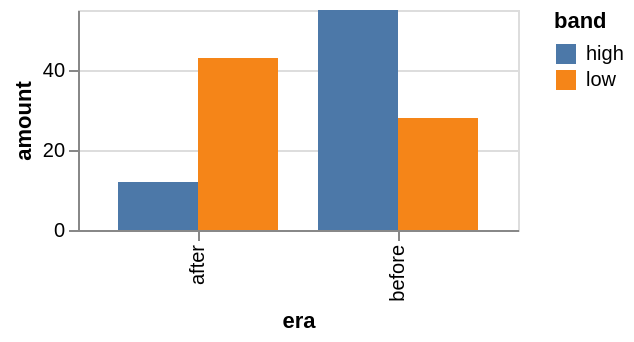

This figure's Vega-Lite source:
### Vega-Lite specification from a JSON file in a GitHub repository (floating-point values rounded to 4 significant figures)
{"$schema": "https://vega.github.io/schema/vega-lite/v5.json", "description": "Grouped bars whose plot is a fixed width, so the inner band fills whatever the outer one got.", "data": {"values": [{"era": "before", "band": "low", "amount": 28}, {"era": "before", "band": "high", "amount": 55}, {"era": "after", "band": "low", "amount": 43}, {"era": "after", "band": "high", "amount": 12}]}, "width": 220, "height": 110, "mark": "bar", "encoding": {"x": {"field": "era", "type": "nominal"}, "xOffset": {"field": "band", "type": "nominal"}, "y": {"field": "amount", "type": "quantitative"}, "color": {"field": "band", "type": "nominal"}}}
